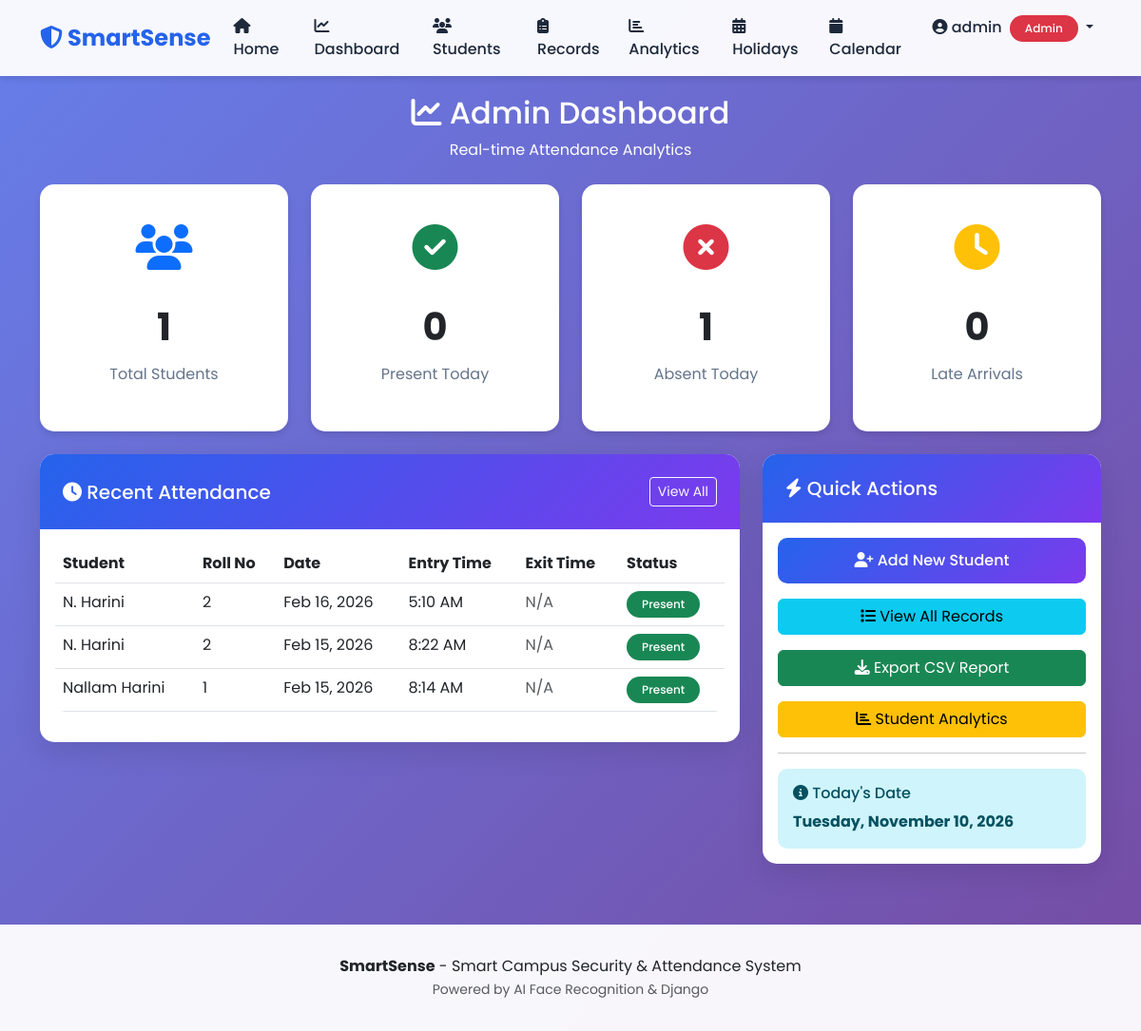
/attendance/dashboard/ (signed in), run on an earlier commit of the app's database.
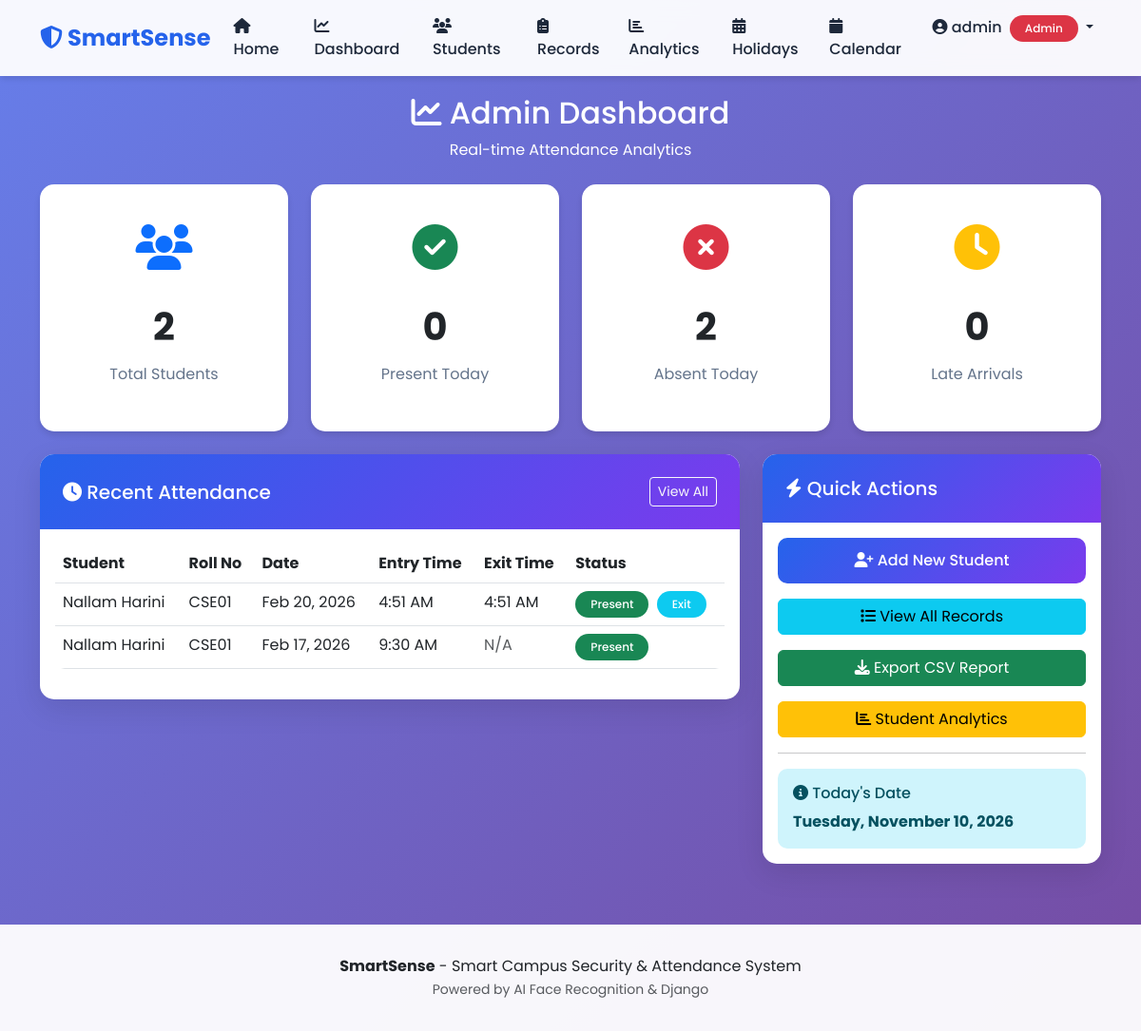
And on a later commit of the database.
### attendance/models.py (models this page shows, shortened)
class Attendance(models.Model):
    STATUS_CHOICES = [
        ('ENTRY', 'Entry'),
        ('EXIT', 'Exit'),
    ]
    student = models.ForeignKey(Student, on_delete=models.CASCADE, related_name='attendances')
    date = models.DateField(auto_now_add=True)
    entry_time = models.TimeField(null=True, blank=True)
    exit_time = models.TimeField(null=True, blank=True)
    is_late = models.BooleanField(default=False)
    is_early_exit = models.BooleanField(default=False)
    status = models.CharField(max_length=10, choices=STATUS_CHOICES, default='ENTRY')
    created_at = models.DateTimeField(auto_now_add=True)
    class Meta:
        ordering = ['-date', '-entry_time']
        unique_together = ['student', 'date']

### accounts/models.py (models this page shows, shortened)
class Student(models.Model):
    name = models.CharField(max_length=100)
    roll_number = models.CharField(max_length=20, unique=True)
    email = models.EmailField()
    department = models.CharField(max_length=100, default='Computer Science')
    phone = models.CharField(max_length=15, blank=True, null=True)
    face_encoding = models.BinaryField(blank=True, null=True)
    photo = models.ImageField(upload_to='student_photos/', blank=True, null=True)
    is_active = models.BooleanField(default=True)
    created_at = models.DateTimeField(auto_now_add=True)
    updated_at = models.DateTimeField(auto_now=True)
    class Meta:
        ordering = ['roll_number']

### attendance/views.py (the view)
# urls.py: path('dashboard/', views.admin_dashboard, name='admin_dashboard'),
@admin_required
def admin_dashboard(request):
    today = timezone.now().date()
    total_students = Student.objects.filter(is_active=True).count()
    today_attendance = Attendance.objects.filter(date=today)
    present_today = today_attendance.count()
    absent_today = total_students - present_today
    late_arrivals = today_attendance.filter(is_late=True).count()
    recent_records = Attendance.objects.select_related('student').all()[:10]
    week_ago = today - timedelta(days=7)
    weekly_attendance = Attendance.objects.filter(
        date__gte=week_ago,
        date__lte=today
    ).values('date').annotate(count=Count('id')).order_by('date')
    context = {
        'total_students': total_students,
        'present_today': present_today,
        'absent_today': absent_today,
        'late_arrivals': late_arrivals,
        'recent_records': recent_records,
        'weekly_attendance': list(weekly_attendance),
        'today': today,
    }
    return render(request, 'attendance/admin_dashboard.html', context)

### templates/attendance/admin_dashboard.html (shortened to what this page needs)
{% extends 'base.html' %}
{% block content %}
<div class="text-white text-center mb-4">
    <h2><i class="fas fa-chart-line"></i> Admin Dashboard</h2>
    <p>Real-time Attendance Analytics</p>
</div>
<div class="row g-4 mb-4">
    <div class="col-md-3">
        <div class="stat-card">
            <div class="stat-icon text-primary">
                <i class="fas fa-users"></i>
            </div>
            <p class="stat-value">{{ total_students }}</p>
            <p class="stat-label">Total Students</p>
        </div>
    </div>
    <div class="col-md-3">
        <div class="stat-card">
            <div class="stat-icon text-success">
                <i class="fas fa-check-circle"></i>
            </div>
            <p class="stat-value">{{ present_today }}</p>
            <p class="stat-label">Present Today</p>
        </div>
    </div>
    <div class="col-md-3">
        <div class="stat-card">
            <div class="stat-icon text-danger">
                <i class="fas fa-times-circle"></i>
            </div>
            <p class="stat-value">{{ absent_today }}</p>
            <p class="stat-label">Absent Today</p>
        </div>
    </div>
    <div class="col-md-3">
        <div class="stat-card">
            <div class="stat-icon text-warning">
                <i class="fas fa-clock"></i>
            </div>
            <p class="stat-value">{{ late_arrivals }}</p>
            <p class="stat-label">Late Arrivals</p>
        </div>
    </div>
</div>
<div class="row g-4">
    <div class="col-lg-8">
        <div class="card">
            <div class="card-header d-flex justify-content-between align-items-center">
                <h5 class="mb-0"><i class="fas fa-clock"></i> Recent Attendance</h5>
                <a href="{% url 'attendance_records' %}" class="btn btn-sm btn-outline-light">View All</a>
            </div>
            <div class="card-body">
                {% if recent_records %}
                    <div class="table-responsive">
                        <table class="table table-hover">
                            <thead>
                                <tr>
                                    <th>Student</th>
                                    <th>Roll No</th>
                                    <th>Date</th>
                                    <th>Entry Time</th>
                                    <th>Exit Time</th>
                                    <th>Status</th>
                                </tr>
                            </thead>
                            <tbody>
                                {% for record in recent_records %}
                                <tr>
                                    <td>{{ record.student.name }}</td>
                                    <td>{{ record.student.roll_number }}</td>
                                    <td>{{ record.date|date:"M d, Y" }}</td>
                                    <td>
                                        {% if record.entry_time %}
                                            {{ record.entry_time|time:"g:i A" }}
                                        {% else %}
                                            <span class="text-muted">N/A</span>
                                        {% endif %}
                                    </td>
                                    <td>
                                        {% if record.exit_time %}
                                            {{ record.exit_time|time:"g:i A" }}
                                        {% else %}
                                            <span class="text-muted">N/A</span>
                                        {% endif %}
                                    </td>
                                    <td>
                                        {% if record.is_late %}
                                            <span class="badge bg-warning text-dark">Late</span>
                                        {% elif record.entry_time %}
                                            <span class="badge bg-success">Present</span>
                                        {% endif %}
                                        {% if record.exit_time %}
                                            <span class="badge bg-info ms-1">Exit</span>
                                        {% endif %}
                                    </td>
                                </tr>
                                {% endfor %}
                            </tbody>
                        </table>
                    </div>
                {% else %}
                    <div class="text-center text-muted py-5">
                        <i class="fas fa-inbox fa-3x mb-3"></i>
                        <p>No attendance records yet</p>
                    </div>
                {% endif %}
            </div>
        </div>
    </div>
    <div class="col-lg-4">
        <div class="card">
            <div class="card-header">
                <h5 class="mb-0"><i class="fas fa-bolt"></i> Quick Actions</h5>
            </div>
            <div class="card-body">
                <div class="d-grid gap-3">
                    <a href="{% url 'student_register' %}" class="btn btn-primary">
                        <i class="fas fa-user-plus"></i> Add New Student
                    </a>
                    <a href="{% url 'attendance_records' %}" class="btn btn-info">
                        <i class="fas fa-list"></i> View All Records
                    </a>
                    <a href="{% url 'export_csv' %}" class="btn btn-success">
                        <i class="fas fa-download"></i> Export CSV Report
                    </a>
                    <a href="{% url 'student_analytics' %}" class="btn btn-warning">
                        <i class="fas fa-chart-bar"></i> Student Analytics
                    </a>
                </div>
                <hr class="my-3">
                <div class="alert alert-info mb-0">
                    <h6><i class="fas fa-info-circle"></i> Today's Date</h6>
                    <p class="mb-0"><strong>{{ today|date:"l, F d, Y" }}</strong></p>
                </div>
            </div>
        </div>
    </div>
</div>
{% endblock %}

### templates/base.html (shortened to what this page needs)
<!DOCTYPE html>
<html lang="en">
<head>
    <link href="https://cdn.jsdelivr.net/npm/bootstrap@5.3.0/dist/css/bootstrap.min.css" rel="stylesheet">
    <link rel="stylesheet" href="https://cdnjs.cloudflare.com/ajax/libs/font-awesome/6.4.0/css/all.min.css">
</head>
<body>
    <nav class="navbar navbar-expand-lg navbar-light">
        <div class="container">
            <a class="navbar-brand" href="{% url 'home' %}">
                <i class="fas fa-shield-alt"></i> SmartSense
            </a>
            <div class="collapse navbar-collapse" id="navbarNav">
                <ul class="navbar-nav ms-auto">
                    <li class="nav-item">
                        <a class="nav-link" href="{% url 'home' %}"><i class="fas fa-home"></i> Home</a>
                    </li>
                    {% if user.is_authenticated %}
                        {% if user.is_staff or user.faculty_profile %}
                            <li class="nav-item">
                                {% if user.is_staff %}
                                    <a class="nav-link" href="{% url 'admin_dashboard' %}"><i class="fas fa-chart-line"></i> Dashboard</a>
                                {% else %}
                                    <a class="nav-link" href="{% url 'faculty_dashboard' %}"><i class="fas fa-chart-line"></i> Dashboard</a>
                                {% endif %}
                            </li>
                            <li class="nav-item">
                                <a class="nav-link" href="{% url 'student_list' %}"><i class="fas fa-users"></i> Students</a>
                            </li>
                            <li class="nav-item">
                                <a class="nav-link" href="{% url 'attendance_records' %}"><i class="fas fa-clipboard-list"></i> Records</a>
                            </li>
                            <li class="nav-item">
                                <a class="nav-link" href="{% url 'student_analytics' %}"><i class="fas fa-chart-bar"></i> Analytics</a>
                            </li>
                            <li class="nav-item">
                                <a class="nav-link" href="{% url 'holiday_list' %}"><i class="fas fa-calendar-alt"></i> Holidays</a>
                            </li>
                            <li class="nav-item">
                                <a class="nav-link" href="{% url 'calendar_view' %}"><i class="fas fa-calendar"></i> Calendar</a>
                            </li>
                        {% endif %}
                        <li class="nav-item dropdown">
                            <a class="nav-link dropdown-toggle" href="#" id="navbarDropdown" role="button" data-bs-toggle="dropdown">
                                <i class="fas fa-user-circle"></i> {{ user.username }}
                                {% if user.is_staff %}
                                    <span class="badge bg-danger ms-1">Admin</span>
                                {% elif user.faculty_profile %}
                                    <span class="badge bg-warning ms-1">Faculty</span>
                                {% else %}
                                    <span class="badge bg-success ms-1">Student</span>
                                {% endif %}
                            </a>
                        </li>
                    {% else %}
                        <li class="nav-item">
                            <a class="nav-link" href="{% url 'login' %}"><i class="fas fa-sign-in-alt"></i> Register/Login</a>
                        </li>
                    {% endif %}
                </ul>
            </div>
        </div>
    </nav>
    <div class="container content-wrapper">
        {% block content %}{% endblock %}
    </div>
    <footer class="text-center">
        <div class="container">
            <p class="mb-0">
                <strong>SmartSense</strong> - Smart Campus Security & Attendance System<br>
                <small class="text-muted">Powered by AI Face Recognition & Django</small>
            </p>
        </div>
    </footer>
</body>
</html>

### templates/base.html (style rules this page uses)
:root { --primary-color: #2563eb; --secondary-color: #7c3aed; --success-color: #10b981; --danger-color: #ef4444; --warning-color: #f59e0b; --dark-color: #1e293b; --light-color: #f8fafc; }
body { font-family: 'Poppins', sans-serif; background: linear-gradient(135deg, #667eea 0%, #764ba2 100%); min-height: 100vh; }
.navbar { background: rgba(255, 255, 255, 0.95) !important; backdrop-filter: blur(10px); box-shadow: 0 4px 6px -1px rgba(0,0,0,0.1); }
.navbar-brand { font-weight: 700; font-size: 1.5rem; color: var(--primary-color) !important; }
.nav-link { font-weight: 500; color: var(--dark-color) !important; transition: all 0.3s ease; }
.content-wrapper { margin-top: 20px; margin-bottom: 40px; }
.card { border: none; border-radius: 15px; box-shadow: 0 10px 30px rgba(0,0,0,0.1); transition: transform 0.3s ease, box-shadow 0.3s ease; }
.card-header { background: linear-gradient(135deg, var(--primary-color), var(--secondary-color)); color: white; border: none; border-radius: 15px 15px 0 0 !important; padding: 1.5rem; }
.btn-primary { background: linear-gradient(135deg, var(--primary-color), var(--secondary-color)); border: none; padding: 0.75rem 1.5rem; border-radius: 10px; font-weight: 500; transition: all 0.3s ease; }
.stat-card { background: white; padding: 2rem; border-radius: 15px; text-align: center; box-shadow: 0 4px 6px rgba(0,0,0,0.1); }
.stat-icon { font-size: 3rem; margin-bottom: 1rem; }
.stat-value { font-size: 2.5rem; font-weight: 700; margin: 0; }
.stat-label { color: #64748b; font-size: 1rem; margin-top: 0.5rem; }
footer { background: rgba(255, 255, 255, 0.95); padding: 2rem 0; margin-top: 4rem; }
.alert { border-radius: 10px; border: none; }
.table { background: white; border-radius: 10px; overflow: hidden; }
.badge { padding: 0.5rem 1rem; border-radius: 20px; font-weight: 500; }

### templates/attendance/admin_dashboard.html (style rules this page uses)
.stat-card { transition: all 0.3s ease; cursor: pointer; }

What changed in the data, as far as the page shows it:
removed Attendance: student.name "N. Harini", student.roll_number "2", date "Feb 16, 2026", entry_time "5:10 AM", shows "N/A", is_late "Present"
removed Attendance: student.name "N. Harini", student.roll_number "2", date "Feb 15, 2026", entry_time "8:22 AM", shows "N/A", is_late "Present"
removed Attendance: student.name "Nallam Harini", student.roll_number "1", date "Feb 15, 2026", entry_time "8:14 AM", shows "N/A", is_late "Present"
added Attendance: student.name "Nallam Harini", student.roll_number "CSE01", date "Feb 20, 2026", entry_time "4:51 AM", exit_time "4:51 AM", is_late "Present", shows "Exit"
added Attendance: student.name "Nallam Harini", student.roll_number "CSE01", date "Feb 17, 2026", entry_time "9:30 AM", shows "N/A", is_late "Present"
Also different on the page:
{{ total_students }}: "1" → "2"
{{ absent_today }}: "1" → "2"
